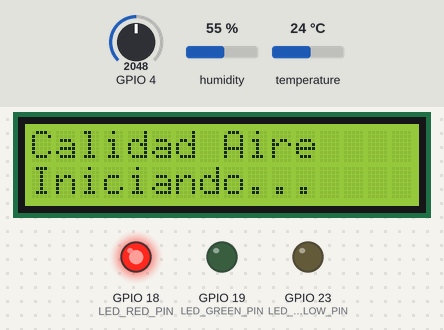
The program below on a simulated ESP32. Parts: 16×2 character LCD, output pins drawn as LEDs (lit = HIGH). The test bench sets the inputs (shaded band); at power-on: GPIO 4 = 2048, humidity 55 %, temperature 24 °C (analog values on the 0–4095 scale). What the program prints to the serial monitor is not drawn.

Above: at 3.3 s.
3.4 s: GPIO 4 set to 1141
At 9.2 s:
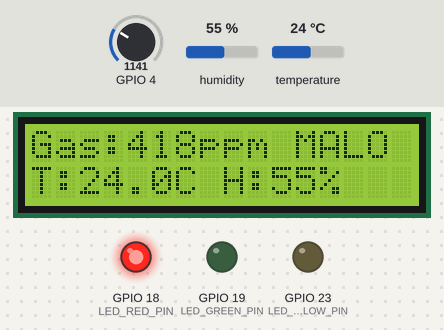
9.7 s: GPIO 4 set to 1036
At 14.9 s:
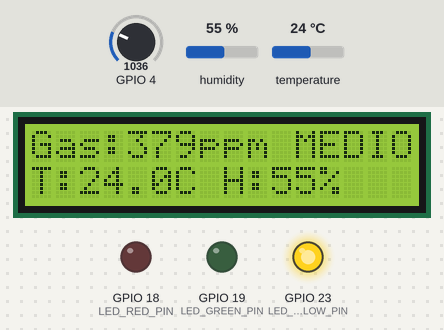
15.7 s: humidity set to 84 %
At 18.9 s:
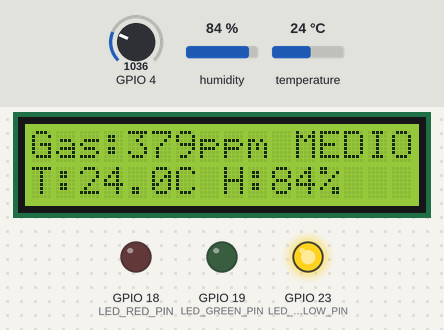
19.7 s: humidity set to 87 %
At 23.1 s:
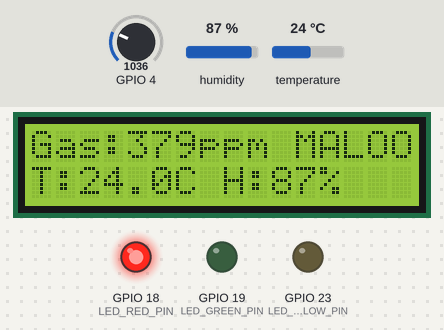
23.7 s: temperature set to 2 °C
At 28.9 s:
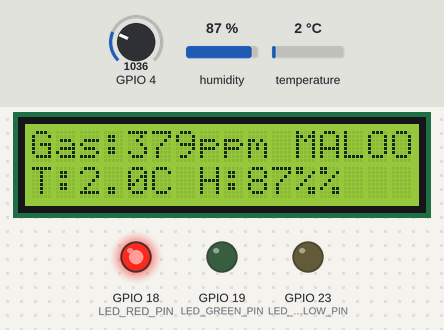
29.7 s: GPIO 4 set to 2680
At 34.6 s:
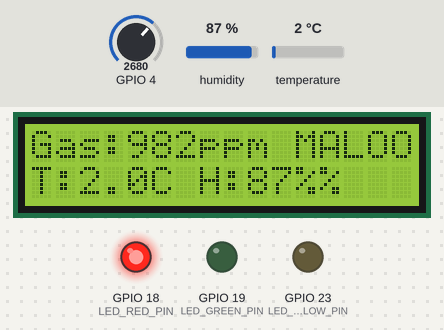
35.7 s: GPIO 4 set to 2774
Timing chart, 0 to 38.7 s (numbered marks = the images above; inputs shaded):
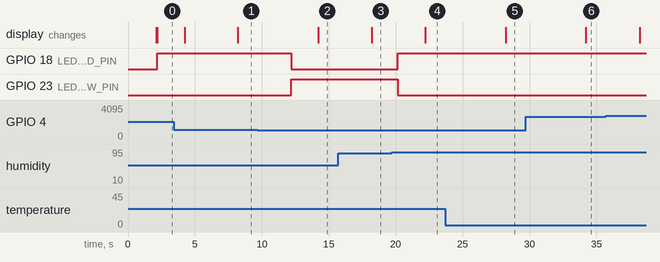

Measured:
- the behaviour switches between 1093 and 1092 on GPIO 4 (found by bisection; images 1 and 2)
- the behaviour switches between 85 and 86 % on humidity (found by bisection; images 3 and 4)
- after the input at 3.4 s, the display: first differs from a run without the input after 4.8 s (image 1)
- after the input at 9.7 s, GPIO 18 (LED_RED_PIN): HIGH → LOW after 2.5 s; GPIO 23 (LED_YELLOW_PIN): LOW → HIGH after 2.5 s; the display: changes after 4.5 s (image 2)
- after the input at 15.7 s, the display: changes after 2.5 s (image 3)
- after the input at 19.7 s, GPIO 18 (LED_RED_PIN): LOW → HIGH after 0.46 s; GPIO 23 (LED_YELLOW_PIN): HIGH → LOW after 0.46 s; the display: changes after 2.5 s (image 4)
- after the input at 23.7 s, the display: changes after 4.5 s (image 5)
- after the input at 29.7 s, the display: changes after 4.5 s (image 6)

The program:

main.cpp
```cpp
//============================================================================
// main.cpp
//============================================================================
#include <Arduino.h>
#include <freertos/FreeRTOS.h>
#include <freertos/task.h>
#include <freertos/queue.h>
#include <freertos/semphr.h>

#include "config.h"
#include "data_types.h"
#include "sensors.h"
#include "display.h"
#include "alerts.h"
#include "algorithms.h"

// Global Variables
QueueHandle_t sensorQueue;
QueueHandle_t displayQueue;
QueueHandle_t alertQueue;
SemaphoreHandle_t i2cMutex;
system_state_t systemState = STATE_INIT;

// Task Declarations
//void TaskSensoreo(void *parameter);
void TaskMQ135(void *parameter);
void TaskDHT11(void *parameter);
void TaskProcesamiento(void *parameter);
void TaskDisplay(void *parameter);
void TaskAlertas(void *parameter);

// ====== CONTROL DE DEBUG ======
#define ENABLE_TASK_SENSOR_MQ      true
#define ENABLE_TASK_SENSOR_DHT11   true
#define ENABLE_TASK_PROCESS        true
#define ENABLE_TASK_DISPLAY        true   // ← HABILITAR LCD
#define ENABLE_TASK_ALERTS         true

void setup() {
    Serial.begin(115200);
    Serial.println("==================================================");
    Serial.println("Monitor Calidad del Aire");
    Serial.println("==================================================");

    // Initialize hardware
    if (!initSensors()) {
        Serial.println("Error: Fallo al inicializar sensores");
        systemState = STATE_ERROR;
        return;
    }
    Serial.println("Sensores inicializados");

    if (!initLCD()) {
        Serial.println("Error: Fallo al inicializar LCD");
        systemState = STATE_ERROR;
        return;
    }
    Serial.println("LCD inicializado");

    initAlerts();
    Serial.println("Sistema de alertas inicializado");

    // Crear colas
    // xQueueCreate (tamaño de la cola, tipo de datos)
    sensorQueue = xQueueCreate(SENSOR_QUEUE_SIZE, sizeof(sensor_data_t));
    displayQueue = xQueueCreate(DISPLAY_QUEUE_SIZE, sizeof(display_data_t));
    alertQueue = xQueueCreate(ALERT_QUEUE_SIZE, sizeof(int));
    i2cMutex = xSemaphoreCreateMutex(); //semaforo mutex

    if (sensorQueue == NULL || displayQueue == NULL || alertQueue == NULL || i2cMutex == NULL) {
        Serial.println("Error: Fallo al crear colas/semaforos");
        systemState = STATE_ERROR;
        return;
    }
    Serial.println("Colas y semáforos creados");

    // Create tasks
    if (ENABLE_TASK_SENSOR_MQ) {
        xTaskCreatePinnedToCore(TaskMQ135, "TaskSensoreo_MQ", 2048, NULL, TASK_SENSOR_PRIORITY, NULL, 1);
        Serial.println("TaskSensoreo_MQ creada");
    }

        if (ENABLE_TASK_SENSOR_DHT11) {
        xTaskCreatePinnedToCore(TaskDHT11, "TaskSensoreo_DHT11", 2048, NULL, TASK_SENSOR_PRIORITY, NULL, 1);
        Serial.println("TaskSensoreo_DHT11 creada");
    }

    if (ENABLE_TASK_PROCESS) {
        xTaskCreatePinnedToCore(TaskProcesamiento, "TaskProcesamiento", 4096, NULL, TASK_PROCESS_PRIORITY, NULL, 1);
        Serial.println("TaskProcesamiento creada");
    }

    if (ENABLE_TASK_DISPLAY) {
        xTaskCreatePinnedToCore(TaskDisplay, "TaskDisplay", 3072, NULL, TASK_DISPLAY_PRIORITY, NULL, 0);
        Serial.println("TaskDisplay creada");
    } else {
        Serial.println("TaskDisplay deshabilitada");
    }

    if (ENABLE_TASK_ALERTS) {
        xTaskCreatePinnedToCore(TaskAlertas, "TaskAlertas", 2048, NULL, TASK_ALERT_PRIORITY, NULL, 0);
        Serial.println("TaskAlertas creada");
    }

    systemState = STATE_NORMAL;
    Serial.printf("Sistema inicializado | Heap libre: %d bytes\n", ESP.getFreeHeap());
    Serial.println("==================================================");
    Serial.println("Sistema en funcionamiento");
    Serial.println("Leyenda: VERDE=BUENO | AZUL=MEDIO | ROJO=MALO");
    Serial.println("===================Taller Embebidos======================");
}

void loop() {
    vTaskDelay(portMAX_DELAY);
}

// void TaskSensoreo(void *parameter) {
//     sensor_data_t sensorData;
//     TickType_t xLastWakeTime = xTaskGetTickCount();
//     const TickType_t xPeriod = pdMS_TO_TICKS(10000); // 10 segundos para valores reales
//     int readCount = 0;

//     Serial.println("TaskSensoreo: INICIADA");
//     Serial.println("Usando valores reales de sensores");

//     for (;;) {
//         readCount++;
//         Serial.printf("=== Lectura #%d ===\n", readCount);

//         // Read MQ135 - VALORES REALES
//         sensorData.gas_ppm = readMQ135();
//         Serial.printf("MQ135: %.1f ppm\n", sensorData.gas_ppm);

//         // Read DHT11
//         delay(100); // DHT11 necesita tiempo
//         if (!readDHT11(&sensorData.temperature, &sensorData.humidity)) {
//             Serial.println("ATENCION: DHT11 fallo de lectura ");
//             sensorData.temperature = -999;
//             sensorData.humidity = -999;
//         } else {
//             Serial.printf("DHT11: %.1f°C, %.1f%%\n", sensorData.temperature, sensorData.humidity);
//         }

//         sensorData.timestamp = millis();

//         // Validate readings
//         if (validateReadings(&sensorData)) {
//             if (xQueueSend(sensorQueue, &sensorData, pdMS_TO_TICKS(100)) != pdTRUE) {
//                 Serial.println("ATENCIÓN: cola de sensor lleno");
//             } else {
//                 Serial.println("Datos enviados correctamente");
//             }
//         } else {
//             Serial.println("Lecturas inválidas - no enviadas");
//         }

//         vTaskDelayUntil(&xLastWakeTime, xPeriod);
//     }
// }
void TaskMQ135(void *parameter) {
    sensor_data_t mqData;
    TickType_t xLastWakeTime = xTaskGetTickCount();
    const TickType_t xPeriod = pdMS_TO_TICKS(5000); // 5 segundos

    for (;;) {
        mqData.gas_ppm = readMQ135();
        mqData.sensor_type = 0; // MQ135
        mqData.timestamp = millis();

        xQueueSend(sensorQueue, &mqData, pdMS_TO_TICKS(100));
        vTaskDelayUntil(&xLastWakeTime, xPeriod);
    }
}
void TaskDHT11(void *parameter) {
    sensor_data_t dhtData;
    TickType_t xLastWakeTime = xTaskGetTickCount();
    const TickType_t xPeriod = pdMS_TO_TICKS(3000); //cada 3 segundos

    for (;;) {
        // SIEMPRE envía datos, exitosos o de error
        if (readDHT11(&dhtData.temperature, &dhtData.humidity)) {
            // Lectura exitosa
            Serial.println("DHT11: Lectura exitosa");
        } else {
            // Lectura falló - enviar valores de error
            dhtData.temperature = -999.0;
            dhtData.humidity = -999.0;
            Serial.println("DHT11: Lectura falló");
        }

        dhtData.sensor_type = 1; // DHT11
        dhtData.timestamp = millis();

        // SIEMPRE envía, exitoso o error
        xQueueSend(sensorQueue, &dhtData, pdMS_TO_TICKS(100));

        vTaskDelayUntil(&xLastWakeTime, xPeriod);
    }
}

// void TaskProcesamiento(void *parameter) {
//     sensor_data_t sensorData;
//     display_data_t displayData;
//     int alertLevel;
//     int processCount = 0;

//     Serial.println("TaskProcesamiento: INICIADA ");

//     for (;;) {
//         if (xQueueReceive(sensorQueue, &sensorData, portMAX_DELAY) == pdTRUE) {
//             processCount++;
//             Serial.printf("--- Procesando datos #%d ---\n", processCount);

//             // Process the data
//             displayData.gas_ppm = sensorData.gas_ppm;
//             displayData.temperature = sensorData.temperature;
//             displayData.humidity = sensorData.humidity;

//             // Calculate air quality index
//             if (sensorData.temperature == -999 || sensorData.humidity == -999) {
//                 displayData.air_quality_status = AQ_ERROR;
//                 Serial.println("Estado: ERROR (sensor DHT11 falló)");
//             } else {
//                 displayData.air_quality_status = calculateAQI(sensorData.gas_ppm,
//                                               sensorData.temperature,
//                                               sensorData.humidity);
//                 const char* status_names[] = {"BUENO", "MEDIO", "MALO", "ERROR"};
//                 Serial.printf("Estado: %s\n", status_names[displayData.air_quality_status]);
//             }

//             // Send to display task
//             if (ENABLE_TASK_DISPLAY) {
//                 if (xQueueOverwrite(displayQueue, &displayData) != pdTRUE) {
//                     Serial.println("Error: No se pudo enviar a la cola del display");
//                 } else {
//                     Serial.println("Datos enviados a cola display");
//                 }
//             }

//             // Send to alerts task
//             if (ENABLE_TASK_ALERTS) {
//                 alertLevel = displayData.air_quality_status;
//                 if (xQueueOverwrite(alertQueue, &alertLevel) != pdTRUE) {
//                     Serial.println("Error: No se pudo enviar a cola alertas");
//                 }
//             }

//             // Resumen final
//             Serial.printf("Gas: %.1f ppm | Temp: %.1f°C | Hum: %.1f%% | Status: %d\n",
//                          displayData.gas_ppm, displayData.temperature,
//                          displayData.humidity, displayData.air_quality_status);
//         }
//     }
// }
void TaskProcesamiento(void *parameter) {
    sensor_data_t sensorData;
    static float last_gas = 0.0;
    static float last_temp = 25.0;    // Valor inicial válido
    static float last_hum = 50.0;     // Valor inicial válido
    static bool dht_error = false;    // Flag de error DHT

    for (;;) {
        if (xQueueReceive(sensorQueue, &sensorData, portMAX_DELAY) == pdTRUE) {

            if (sensorData.sensor_type == 0) {
                // Datos del MQ135
                last_gas = sensorData.gas_ppm;
                Serial.printf("MQ135: %.1f ppm\n", last_gas);

            } else if (sensorData.sensor_type == 1) {
                // Datos del DHT11 - VERIFICAR ERRORES
                if (sensorData.temperature == -999 || sensorData.humidity == -999) {
                    dht_error = true;
                    Serial.println("DHT11: Sensor en error - usando últimos valores válidos");
                } else {
                    // Actualizar con valores nuevos válidos
                    last_temp = sensorData.temperature;
                    last_hum = sensorData.humidity;
                    dht_error = false;
                    Serial.printf("DHT11: %.1f°C, %.1f%%\n", last_temp, last_hum);
                }
            }

            // Calcular estado considerando errores
            display_data_t displayData;
            displayData.gas_ppm = last_gas;
            displayData.temperature = last_temp;
            displayData.humidity = last_hum;

            if (dht_error) {
                displayData.air_quality_status = AQ_ERROR;
                Serial.println("Estado: ERROR (DHT11 falló)");
            } else {
                displayData.air_quality_status = calculateAQI(last_gas, last_temp, last_hum);
                const char* status_names[] = {"BUENO", "MEDIO", "MALO", "ERROR"};
                Serial.printf("✓ Estado: %s\n", status_names[displayData.air_quality_status]);
            }

            // Enviar resultados
            xQueueOverwrite(displayQueue, &displayData);
            int alertLevel = displayData.air_quality_status;
            xQueueOverwrite(alertQueue, &alertLevel);
        }
    }
}

void TaskDisplay(void *parameter) {
    display_data_t displayData;
    TickType_t xLastWakeTime = xTaskGetTickCount();
    const TickType_t xPeriod = pdMS_TO_TICKS(2000); // 2 segundos para update LCD
    int displayCount = 0;

    Serial.println("TaskDisplay: INICIADA");

    // Test inicial del LCD usando las funciones de display.h
    Serial.println("TaskDisplay: Probando comunicación I2C...");
    if (xSemaphoreTake(i2cMutex, pdMS_TO_TICKS(1000)) == pdTRUE) {
        Serial.println("TaskDisplay: Mutex I2C tomado");

        // Test básico usando showSplashScreen que ya funciona
        Serial.println("TaskDisplay: Mostrando mensaje de test...");
        showSplashScreen(); // Calidad aire... (mensaje)
        delay(2000);

        xSemaphoreGive(i2cMutex);
        Serial.println("TaskDisplay: Test inicial completado, mutex liberado");
    } else {
        Serial.println("TaskDisplay: ERROR - No se pudo tomar mutex inicial");
    }

    for (;;) {
        if (xQueueReceive(displayQueue, &displayData, 0) == pdTRUE) {
            displayCount++;
            Serial.printf("TaskDisplay: === Actualizando LCD #%d ===\n", displayCount);
            Serial.printf("TaskDisplay: Gas=%.1f, Temp=%.1f, Hum=%.1f, Status=%d\n",
                         displayData.gas_ppm, displayData.temperature,
                         displayData.humidity, displayData.air_quality_status);

            // Stack check
            UBaseType_t stackRemaining = uxTaskGetStackHighWaterMark(NULL);


            if (stackRemaining < 200) {
                Serial.println("TaskDisplay: ADVERTENCIA - Stack bajo!");
            }

            Serial.println("TaskDisplay: Intentando tomar mutex I2C...");
            if (xSemaphoreTake(i2cMutex, pdMS_TO_TICKS(500)) == pdTRUE) {
                Serial.println("TaskDisplay: Mutex tomado, actualizando LCD...");

                try {
                    Serial.println("TaskDisplay: Llamando updateDisplay()...");

                    // Usar la función updateDisplay() del módulo display.cpp
                    updateDisplay(&displayData);

                    Serial.println("TaskDisplay: updateDisplay() completado exitosamente");

                } catch (...) {
                    Serial.println("TaskDisplay: EXCEPCIÓN durante updateDisplay()");
                }

                Serial.println("TaskDisplay: Liberando mutex...");
                xSemaphoreGive(i2cMutex);
                Serial.println("TaskDisplay: Mutex liberado");

            } else {
                Serial.println("TaskDisplay: ERROR - Timeout tomando mutex I2C");
            }

            Serial.printf("TaskDisplay: === Actualización #%d completada ===\n", displayCount);

        } else {
            // No hay datos nuevos - esto es normal
            if (displayCount == 0) {
                Serial.println("TaskDisplay: Esperando primeros datos...");
            }
        }

        vTaskDelayUntil(&xLastWakeTime, xPeriod);
    }
}

void TaskAlertas(void *parameter) {
    int alertLevel;
    int alertCount = 0;

    Serial.println("TaskAlertas: INICIADA");

    for (;;) {
        if (xQueueReceive(alertQueue, &alertLevel, portMAX_DELAY) == pdTRUE) {
            alertCount++;

            // Validar valor de entrada
            if (alertLevel < 0 || alertLevel > 3) {
                Serial.printf("TaskAlertas: Valor inválido: %d\n", alertLevel);
                continue;
            }

            // Control de LEDs - directamente sin funciones externas
            digitalWrite(LED_RED_PIN, LOW);
            digitalWrite(LED_GREEN_PIN, LOW);
            digitalWrite(LED_YELLOW_PIN, LOW);

            switch(alertLevel) {
                case AQ_GOOD:
                    digitalWrite(LED_GREEN_PIN, HIGH);
                    break;
                case AQ_MODERATE:
                    digitalWrite(LED_YELLOW_PIN, HIGH);
                    break;
                case AQ_BAD:
                case AQ_ERROR:
                    digitalWrite(LED_RED_PIN, HIGH);
                    break;
            }

            // Logging conciso
            const char* alert_names[] = {"BUENO", "MODERADO", "MALO", "ERROR"};
            const char* led_names[] = {"VERDE", "AZUL", "ROJO", "ROJO"};

            Serial.printf("Alerta #%d: %s → %s\n",
                         alertCount, alert_names[alertLevel], led_names[alertLevel]);

            // Buzzer está deshabilitado
            if (alertLevel == AQ_BAD) {
                Serial.println("BUZZER: Activaría (deshabilitado)");
            }
        }
    }
}
```

alerts.h
```cpp
#ifndef ALERTS_H
#define ALERTS_H

void initAlerts();
void controlLEDs(int air_quality);
void setAlertState(int air_quality);

#endif
```

algorithms.h
```cpp
#ifndef ALGORITHMS_H
#define ALGORITHMS_H

#include "data_types.h"

int calculateAQI(float gas_ppm, float temperature, float humidity);
//float convertPPM(int analogValue);
bool validateReading(float value, float min_val, float max_val);

#endif
```

data_types.h
```cpp
#ifndef DATA_TYPES_H
#define DATA_TYPES_H

typedef struct {
    float gas_ppm;
    float temperature;
    float humidity;
    uint32_t timestamp;
    uint8_t sensor_type;  // 0=MQ135, 1=DHT11 (alternativa es usar la estructura sin esta ultima y usar dos colas separas)
} sensor_data_t;

typedef struct {
    float gas_ppm;
    float temperature;
    float humidity;
    int air_quality_status;
} display_data_t;

typedef enum {
    STATE_INIT,
    STATE_NORMAL,
    STATE_ALERT,
    STATE_ERROR
} system_state_t;

#endif
```

display.h
```cpp
#ifndef DISPLAY_H
#define DISPLAY_H

#include "data_types.h"

bool initLCD();
void updateDisplay(display_data_t* data);
void showSplashScreen();
void formatValues(display_data_t* data, char* line1, char* line2);

#endif
```

sensors.h
```cpp
#ifndef SENSORS_H
#define SENSORS_H

#include "data_types.h"

bool initSensors();
float readMQ135();
bool readDHT11(float* temperature, float* humidity);
bool validateReadings(sensor_data_t* data);

#endif
```

alerts.cpp
```cpp
#include <Arduino.h>
#include "alerts.h"
#include "config.h"

void initAlerts() {
    pinMode(LED_RED_PIN, OUTPUT);
    pinMode(LED_GREEN_PIN, OUTPUT);
    pinMode(LED_YELLOW_PIN, OUTPUT);

    // Turn off all LEDs
    digitalWrite(LED_RED_PIN, LOW);
    digitalWrite(LED_GREEN_PIN, LOW);
    digitalWrite(LED_YELLOW_PIN, LOW);
}

void controlLEDs(int air_quality) {
    // Turn off all LEDs first
    digitalWrite(LED_RED_PIN, LOW);
    digitalWrite(LED_GREEN_PIN, LOW);
    digitalWrite(LED_YELLOW_PIN, LOW);

    // Turn on appropriate LED based on air quality
    switch(air_quality) {
        case AQ_GOOD:
            digitalWrite(LED_GREEN_PIN, HIGH);
            break;
        case AQ_MODERATE:
            digitalWrite(LED_YELLOW_PIN, HIGH);
            break;
        case AQ_BAD:
        case AQ_ERROR:
            digitalWrite(LED_RED_PIN, HIGH);
            break;
    }
}


void setAlertState(int air_quality) {
    controlLEDs(air_quality);
    //aquí pudo estar el buzzer(aie_quality)

}
```

Source omitted: algorithms.cpp (1206 bytes), display.cpp (1066 bytes), sensors.cpp (1776 bytes), config.h (923 bytes)
